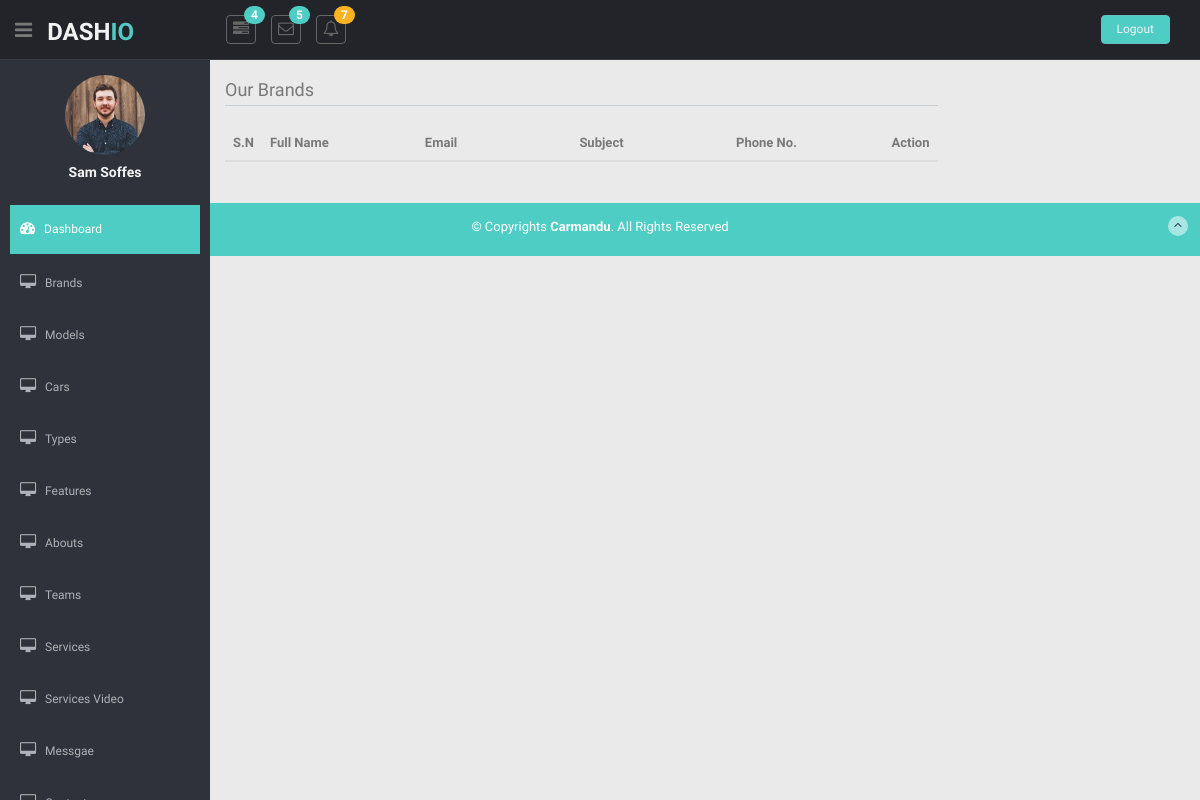
Page /dashboard/dashboard/message/list/ on the earlier database version.
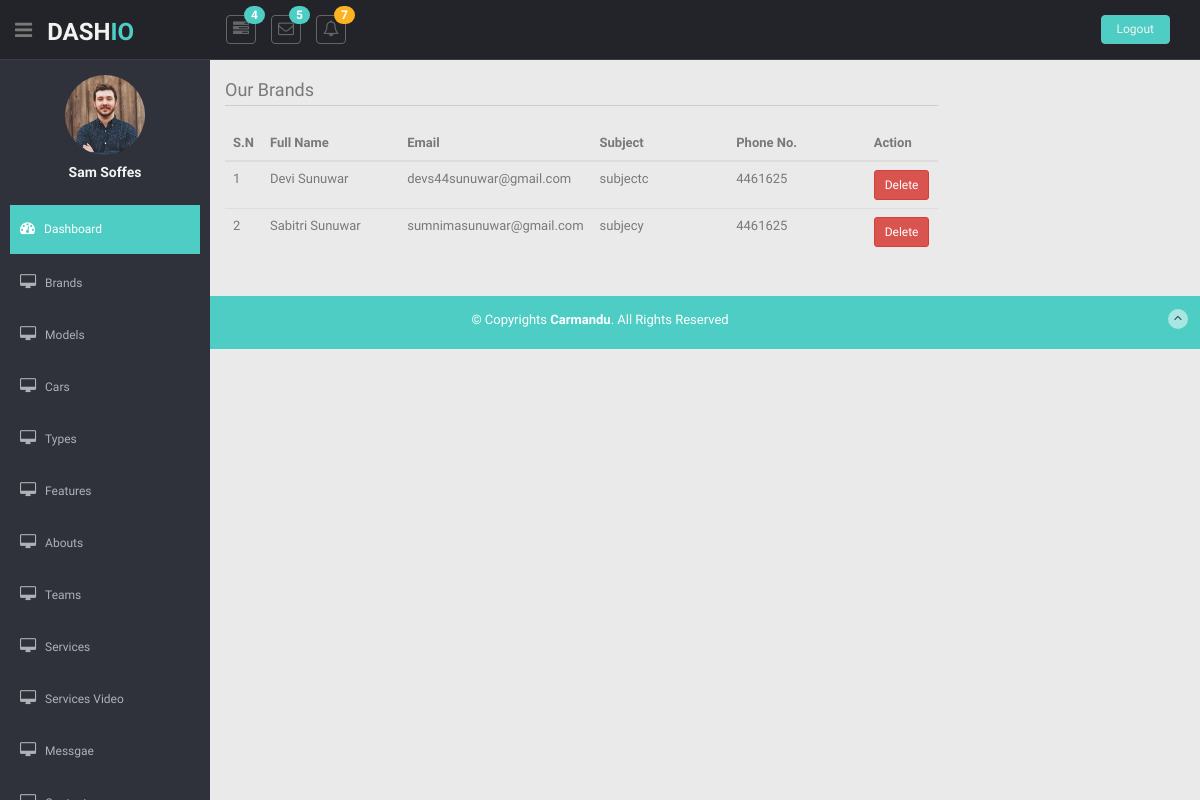
Same page on the later database version.
### dashboard/models.py (models this page shows, shortened)
class DateTimeModel(models.Model):
    created_at = models.DateTimeField(auto_now=True)
    updated_at = models.DateTimeField(auto_now_add=True, null=True, blank=True)
    deleted_at = models.DateTimeField(null=True, blank=True)
    class Meta:
        abstract = True

class Message(DateTimeModel):
    full_name = models.CharField(max_length=200)
    email = models.EmailField()
    subject = models.TextField(max_length=500)
    phone = models.CharField(max_length=200)
    message = models.TextField(max_length=500)
    class Meta:
        verbose_name = ('Message')
        verbose_name_plural = ('Messages')

### dashboard/views.py (the view)
# urls.py: path('dashboard/message/list/', MessageListView.as_view(), name='messages'),
class MessageListView(NonDeletedListMixin,ListView):
    template_name = 'dashboard/message/list.html'
    model = Message

### dashboard/mixins.py (called while the page is built)
    def get_queryset(self):
        return super().get_queryset().filter(deleted_at__isnull=True)

### dashboard/templates/dashboard/message/list.html (shortened to what this page needs)
{% extends 'dashboard/base/base.html' %}
{% load static %}
{% block content %}
<section id="main-content">
  <section class="wrapper">
    <div class="row">
      <div class="col-lg-9 main-chart">
        <div class="border-head">
          <h3>Our Brands</h3>
        </div>
        <div class="card-body">
                        <table class="table table-hover ">
                            <thead>
                                <tr>
                                    <th scope="col">S.N</th>
                                    <th scope="col" width='25%'>Full Name</th>
                                    <th scope="col" width='25%'>Email</th>
                                    <th scope="col" width='25%'>Subject</th>
                                    <th scope="col" width='25%'>Phone  No.</th>
                                    <th width='20%'>Action</th>
                                </tr>
                            </thead>
                            <tbody>
                                {% for message in object_list %}
                                <tr>
                                    <td scope="row">{{ forloop.counter }}</td>
                                    <td>{{ message.full_name }}</td>
                                    <td>{{ message.email }}</td>
                                    <td>{{ message.subject }}</td>
                                    <td>{{ message.phone }}</td>
                                    <td>
                                        <span>
                                            <a href="{% url 'dashboard:message-delete' message.pk %}" class="btn btn-sm btn-danger delete"><span class ="mdi mr-1 mdi-trash-can">Delete</span></a>
                                        </span>
                                    </td>
                                </tr>
                                {% endfor %}
                            </tbody>
                        </table>
                    </div>
    </div>
    </div>
  </section>
</section>
{% endblock %}

Differences in the rows shown:
added Message: full_name "Devi Sunuwar", email "devs44sunuwar@gmail.com", subject "subjectc", phone "4461625"
added Message: full_name "Sabitri Sunuwar", email "sumnimasunuwar@gmail.com", subject "subjecy", phone "4461625"
